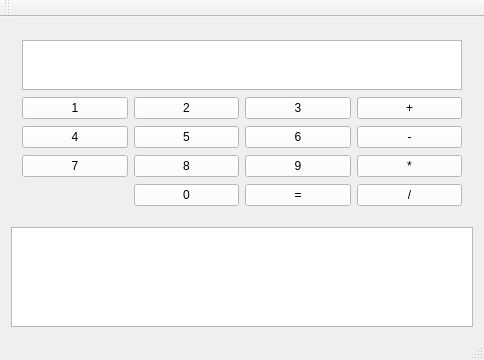
<?xml version="1.0" encoding="UTF-8"?>
<ui version="4.0">
 <class>MainWindow</class>
 <widget class="QMainWindow" name="MainWindow">
  <property name="geometry">
   <rect>
    <x>0</x>
    <y>0</y>
    <width>484</width>
    <height>360</height>
   </rect>
  </property>
  <property name="windowTitle">
   <string>MainWindow</string>
  </property>
  <property name="styleSheet">
   <string notr="true">QPushButton{background-color:white;color: black;}
           QPushButton:hover{background-color:silver; color: black;}
          QPushButton:pressed{background-color:gray;color:black}</string>
  </property>
  <widget class="QWidget" name="centralWidget">
   <layout class="QVBoxLayout" name="verticalLayout">
    <item>
     <widget class="QWidget" name="widget" native="true">
      <layout class="QGridLayout" name="gridLayout">
       <item row="0" column="0" colspan="4">
        <widget class="QTextBrowser" name="textBrowser">
         <property name="maximumSize">
          <size>
           <width>16777215</width>
           <height>50</height>
          </size>
         </property>
        </widget>
       </item>
       <item row="1" column="0">
        <widget class="QPushButton" name="pushButtonOne">
         <property name="text">
          <string>1</string>
         </property>
        </widget>
       </item>
       <item row="1" column="2">
        <widget class="QPushButton" name="pushButtonThree">
         <property name="text">
          <string>3</string>
         </property>
        </widget>
       </item>
       <item row="1" column="3">
        <widget class="QPushButton" name="pushButton_plus">
         <property name="text">
          <string>+</string>
         </property>
        </widget>
       </item>
       <item row="2" column="0">
        <widget class="QPushButton" name="pushButtonFour">
         <property name="text">
          <string>4</string>
         </property>
        </widget>
       </item>
       <item row="1" column="1">
        <widget class="QPushButton" name="pushButtonTwo">
         <property name="text">
          <string>2</string>
         </property>
        </widget>
       </item>
       <item row="3" column="0">
        <widget class="QPushButton" name="pushButtonSeven">
         <property name="text">
          <string>7</string>
         </property>
        </widget>
       </item>
       <item row="2" column="1">
        <widget class="QPushButton" name="pushButtonFive">
         <property name="text">
          <string>5</string>
         </property>
        </widget>
       </item>
       <item row="2" column="2">
        <widget class="QPushButton" name="pushButtonSix">
         <property name="text">
          <string>6</string>
         </property>
        </widget>
       </item>
       <item row="2" column="3">
        <widget class="QPushButton" name="pushButton_sub">
         <property name="text">
          <string>-</string>
         </property>
        </widget>
       </item>
       <item row="4" column="1">
        <widget class="QPushButton" name="pushButtonZero">
         <property name="text">
          <string>0</string>
         </property>
        </widget>
       </item>
       <item row="4" column="2">
        <widget class="QPushButton" name="pushButton_equal">
         <property name="text">
          <string>=</string>
         </property>
        </widget>
       </item>
       <item row="4" column="3">
        <widget class="QPushButton" name="pushButton_division">
         <property name="text">
          <string>/</string>
         </property>
        </widget>
       </item>
       <item row="3" column="1">
        <widget class="QPushButton" name="pushButtonEight">
         <property name="text">
          <string>8</string>
         </property>
        </widget>
       </item>
       <item row="3" column="2">
        <widget class="QPushButton" name="pushButtonNine">
         <property name="text">
          <string>9</string>
         </property>
        </widget>
       </item>
       <item row="3" column="3">
        <widget class="QPushButton" name="pushButton_multi">
         <property name="text">
          <string>*</string>
         </property>
        </widget>
       </item>
      </layout>
     </widget>
    </item>
    <item>
     <widget class="QTextEdit" name="textEdit">
      <property name="maximumSize">
       <size>
        <width>16777215</width>
        <height>100</height>
       </size>
      </property>
     </widget>
    </item>
   </layout>
  </widget>
  <widget class="QMenuBar" name="menuBar">
   <property name="geometry">
    <rect>
     <x>0</x>
     <y>0</y>
     <width>484</width>
     <height>17</height>
    </rect>
   </property>
  </widget>
  <widget class="QToolBar" name="mainToolBar">
   <attribute name="toolBarArea">
    <enum>TopToolBarArea</enum>
   </attribute>
   <attribute name="toolBarBreak">
    <bool>false</bool>
   </attribute>
  </widget>
  <widget class="QStatusBar" name="statusBar"/>
 </widget>
 <layoutdefault spacing="6" margin="11"/>
 <resources/>
 <connections/>
</ui>
